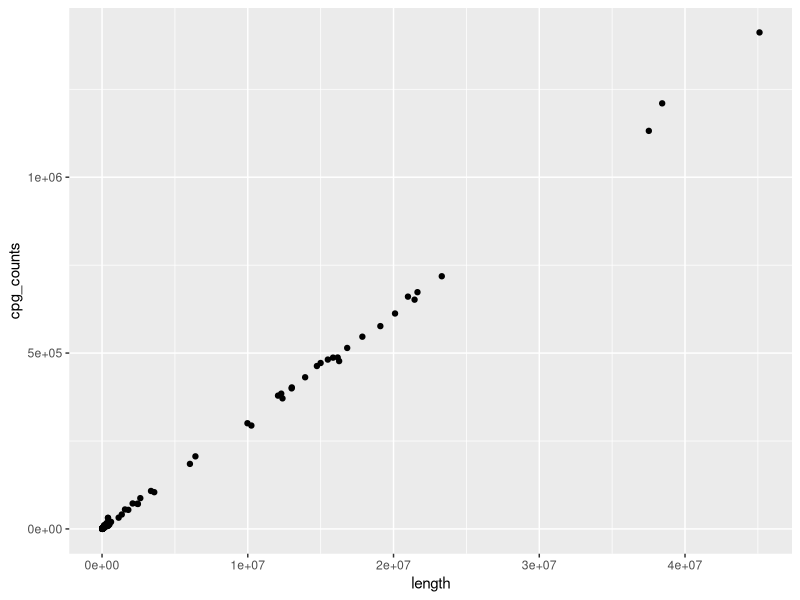

Source code (R):
## ---- chunk 1
knitr::opts_chunk$set(echo = TRUE)

library(tidyverse)
## ---- chunk 2
lengths <- read.table("../output/assembly/ntlink/chrom_lengths.txt")
## ---- chunk 3
lengths <- lengths %>%
  rename(name = V1, length = V2)
## ---- chunk 4
lengths$name <- gsub(">", "", lengths$name)
## ---- chunk 5
cpg_counts <- read.delim("../output/methylation/CpG_chrom_counts.txt", header = F)
## ---- chunk 6
cpg_counts <- cpg_counts %>%
  dplyr::filter(!str_detect(V1, "#"))
## ---- chunk 7
# Trim whitespace from the V1 column
cpg_counts <- cpg_counts %>%
  mutate(V1 = str_trim(V1))

# Separate the column
cpg_counts <- cpg_counts %>%
  separate(col = V1, into = c("cpg_counts", "name"), sep = " ", extra = "merge")

# Set to numeric 
cpg_counts$cpg_counts <- as.numeric(cpg_counts$cpg_counts)
## ---- chunk 8
all <- lengths %>%
  full_join(cpg_counts, by = "name") %>%
  mutate(proportion = (cpg_counts/length)*100)
## ---- chunk 9
ggplot(all, aes(x = length, y = cpg_counts)) +
  geom_point()
